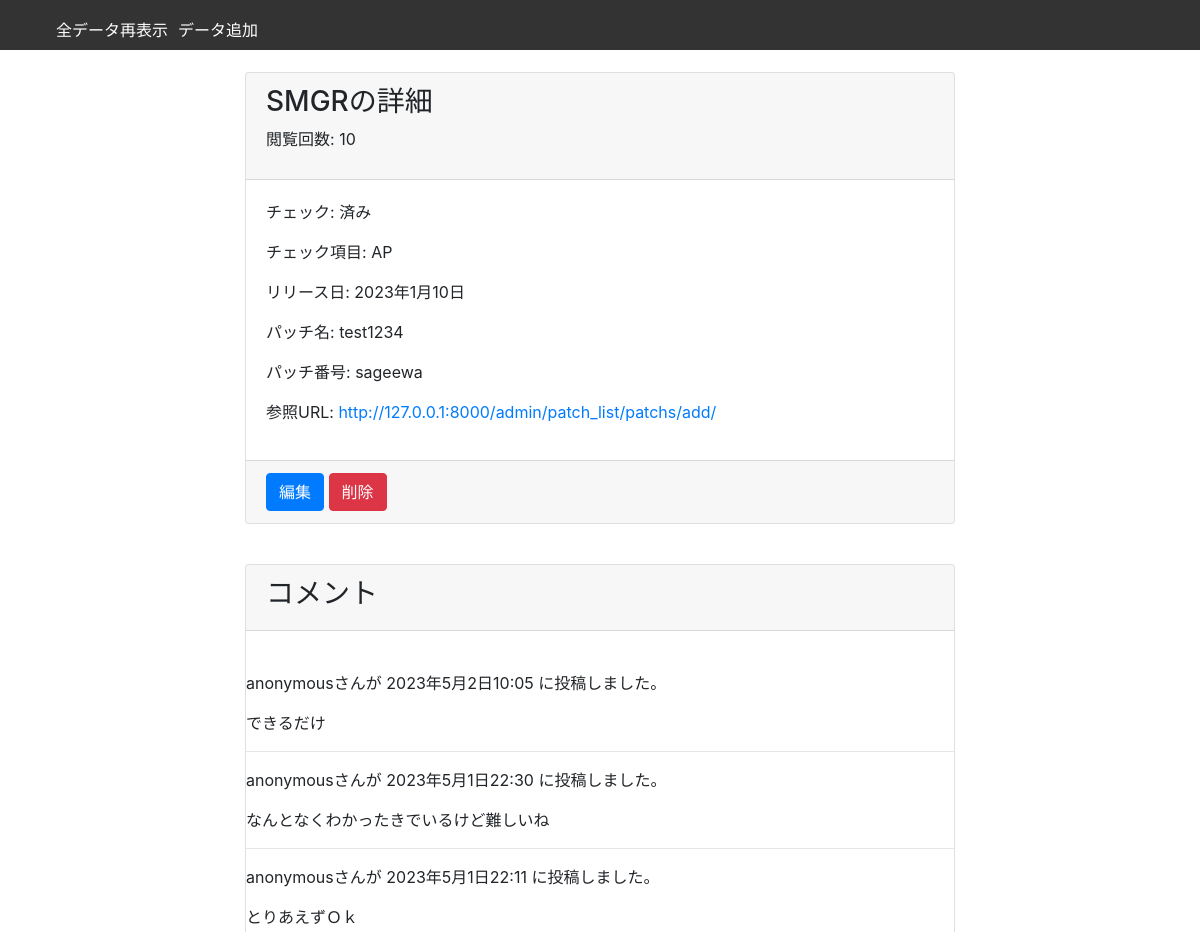
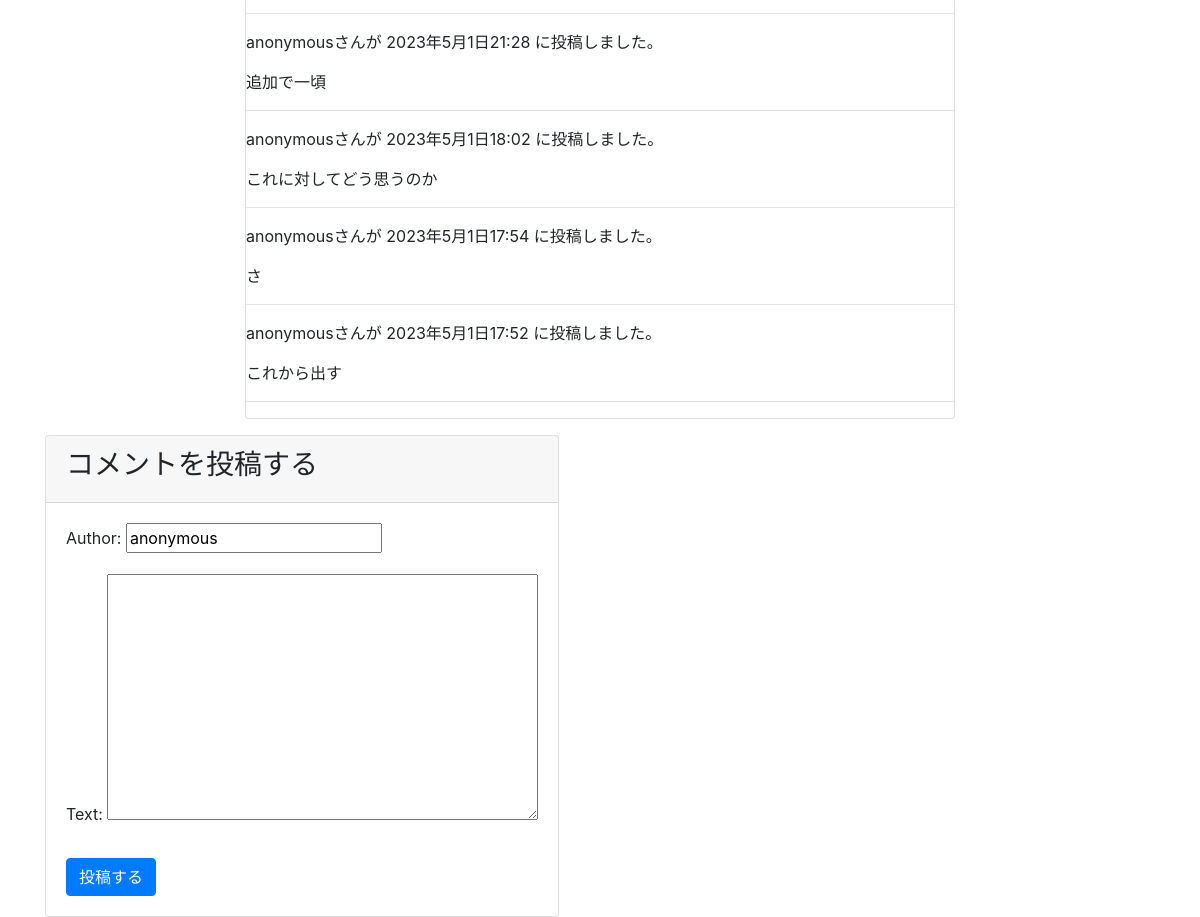
The page /patch/detail/14/ on the database its author committed (2 pictures, top to bottom).
### patch_list/models.py (models this page shows, shortened)
class Patchs(models.Model):
    name = models.CharField(max_length=100)
    checks = models.CharField(max_length=100,help_text='チェック有無')
    release_date = models.DateField()
    patch_name = models.CharField(max_length=100)
    patch_no = models.CharField(max_length=100)
    reference_url = models.URLField()
    updated_at = models.DateTimeField(auto_now=True)
    impact_check = models.BooleanField(default=False)
    created_at = models.DateTimeField(auto_now_add=True)
    views_count = models.IntegerField(default=0)
    Remark = models.TextField(max_length=10000, blank=True)
    Notes = models.TextField(max_length=10000, blank=True)
    class Meta:
        ordering = ['-updated_at']
        db_table = "patchlists"

class Comment(models.Model):
    patchs = models.ForeignKey(Patchs, on_delete=models.CASCADE, related_query_name='comments')
    author = models.CharField(default="anonymous", max_length=200)
    text = models.TextField()
    created_date = models.DateTimeField(default=timezone.now)
    class Meta:
        ordering = ['-created_date']

### patch_list/views.py (the view, shortened to what this page needs)
# urls.py: path('detail/<int:pk>/', views.PatchDetailView.as_view(), name='detail'),
class PatchDetailView(DetailView):
    model = Patchs
    template_name = 'patch/patch_detail.html'
    context_object_name = 'patch_list'
    def get(self, request, *args, **kwargs):
        obj = self.get_object()
        obj.views_count += 1
        obj.save()
        return super().get(request, *args, **kwargs)
    def get_context_data(self, **kwargs):
        context = super().get_context_data(**kwargs)
        context['comments'] = Comment.objects.filter(patchs=self.get_object())
        context['form'] = CommentForm()
        return context

### patch_list/forms.py
class CommentForm(forms.ModelForm):
    class Meta:
        model = Comment
        fields = ('author', 'text')

### templates/patch/patch_detail.html (shortened to what this page needs)
{% extends 'base_for_patch.html' %}
{% block content %}
    <div class="container">
        <div class="row">
            <div class="col-md-8 mx-auto">
                <div class="card mt-5">
                    <div class="card-header">
                        <h3>{{ patch_list.name }}の詳細</h3>
                        <p>閲覧回数: {{ patch_list.views_count }}</p>
                    </div>
                    <div class="card-body">
                        <p>チェック: {% if patch_list.impact_check %}済み{% else %}未済{% endif %}</p>
                        <p>チェック項目: {{ patch_list.checks }}</p>
                        <p>リリース日: {{ patch_list.release_date }}</p>
                        <p>パッチ名: {{ patch_list.patch_name }}</p>
                        <p>パッチ番号: {{ patch_list.patch_no }}</p>
                        <p>参照URL: <a href="{{ patch_list.reference_url }}" target="_blank">{{ patch_list.reference_url }}</a>
                        </p>
                    </div>
                    <div class="card-footer">
                        <a href="{% url 'patch_list:update' patch_list.pk %}" class="btn btn-primary">編集</a>
                        <a href="{% url 'patch_list:delete' patch_list.pk %}" class="btn btn-danger"
                           onclick="if(!confirm('本当に削除しますか？')){return false;}">削除</a>
                    </div>
                </div>
                <br>
                <div class="card mt-3">
                    <div class="card-header">
                        <h3>コメント</h3>
                    </div>
                    <div class="card-body"></div>
                    {% for comment in comments %}
                        <div class="comment">
                            <p class="info"> {{ comment.author }}さんが {{ comment.created_date }} に投稿しました。</p>
                            <p> {{ comment.text | linebreaks }}</p>
                          <hr>
                        </div>
                    {% empty %}
                        <p>コメントはありません</p>
                    {% endfor %}
                </div>
            </div>
            <br>
            <div class="card mt-3">
                <div class="card-header">
                    <h3>コメントを投稿する</h3>
                </div>
                <div class="card-body">
                    <form method="POST">
                        {{ form.as_p }}
                        <button type="submit" class="btn btn-primary mt-2">投稿する</button>
                    </form>
                </div>
            </div>
        </div>
    </div>
{% endblock %}

### rows shown on the page
Patchs: name "SMGR", views_count "10", checks "AP", release_date "2023年1月10日", patch_name "test1234", patch_no "sageewa", reference_url "http://127.0.0.1:8000/admin/patch_list/patchs/add/"
Comment: author "anonymous", created_date "2023年5月2日10:05", text "できるだけ"
Comment: author "anonymous", created_date "2023年5月1日22:30", text "なんとなくわかったきでいるけど難しいね"
Comment: author "anonymous", created_date "2023年5月1日22:11", text "とりあえずＯｋ"
Comment: author "anonymous", created_date "2023年5月1日21:28", text "追加で一頃"
Comment: author "anonymous", created_date "2023年5月1日18:02", text "これに対してどう思うのか"
Comment: author "anonymous", created_date "2023年5月1日17:54", text "さ"
Comment: author "anonymous", created_date "2023年5月1日17:52", text "これから出す"
